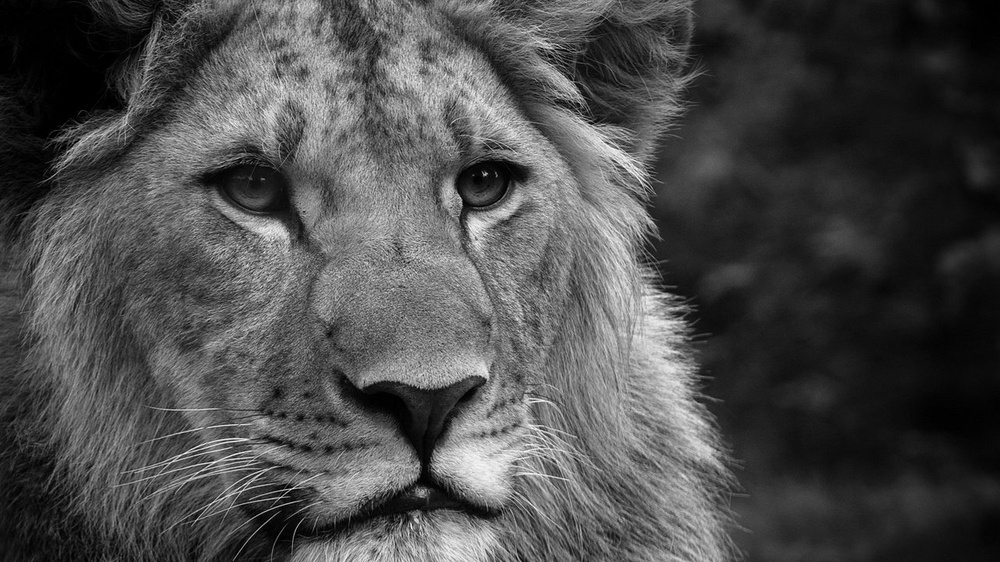
#> input picture vectorQuantization/grayscale.jpg, 1000 x 562 px, shrunk from 1920 x 1080 before the run
$ python compress.py
#> lines starting #> are read from the running program, lines starting #| are printed output that depends on the picture
import json
import cv2
import numpy as np


def image_to_matrix(image_path):
    img = cv2.imread(image_path, cv2.IMREAD_GRAYSCALE)
    if img is None:
        raise ValueError("Error: Unable to load image. Check the file path.")
    return img


def get_vectors(matrix, block_size):
    rows, cols = matrix.shape

    pad_rows = (block_size - (rows % block_size)) % block_size
    pad_cols = (block_size - (cols % block_size)) % block_size

    padded_matrix = np.pad(matrix, ((0, pad_rows), (0, pad_cols)), mode='edge')

    vectors = []

    for i in range(0, rows, block_size):
        for j in range(0, cols, block_size):
            submatrix = padded_matrix[i:i+block_size, j:j+block_size]
            vectors.append(submatrix.flatten())
    vectors = [(vectors[i], i) for i in range(len(vectors))]
    return vectors


def get_average(vectorsGroup):
    vectors = [v[0] for v in vectorsGroup]
    vectors = np.array(vectors)
    return np.mean(vectors, axis=0).tolist()


def go_left(avrageVector, vector2):
    countPositive = 0
    countNegative = 0
    for i in range(len(avrageVector)):
        if vector2[i] < avrageVector[i]:
            countPositive += 1
        else:
            countNegative += 1
    return countPositive > countNegative


def get_code_book(vectors, book_size):
    if book_size == 1 or len(vectors) == 1:
        return [vectors]

    vectorAverage = get_average(vectors)

    left = []
    right = []

    for vector in vectors:
        if go_left(vectorAverage, vector[0]):
            left.append(vector)
        else:
            right.append(vector)
    if len(left) == 0:
        return get_code_book(right, book_size)
    left_code_book = get_code_book(left, book_size // 2)
    right_code_book = get_code_book(right, book_size - len(left_code_book))
    return left_code_book + right_code_book


def compress(image_path, output_file, block_size, book_size):
    matrix = image_to_matrix(image_path)
#> in image_to_matrix, img is the input picture: shape (562, 1000); min 0, max 255, mean 76
    vectors = get_vectors(matrix, block_size)
#> in get_vectors, `padded_matrix = np.pad(matrix, ((0, pad_rows), (0, pad_cols)), mode='e..`:
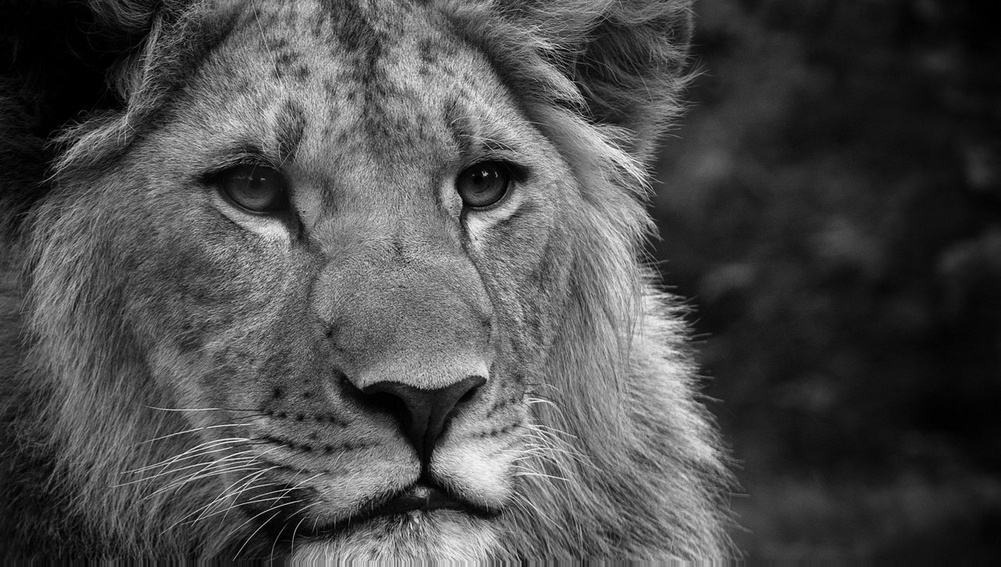
#> padded_matrix: shape (567, 1001); min 0, max 255, mean 75.9
#> after the loop in get_vectors, `for i in range(0, rows, block_size):`: vectors = 11583 items
#> vectors = 11583 items
    code_book = get_code_book(vectors, book_size)
#> in get_code_book, `vectorAverage = get_average(vectors)`: vectorAverage = 49 values, max 76.31 at index 22, min 75.6 at index 31, mean 75.92
#> after the loop in get_code_book, `for vector in vectors:`: left = 6169 items; right = 5414 items
#> in get_average (call 8), `vectors = np.array(vectors)`:
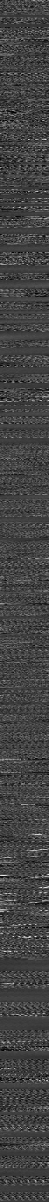
#> vectors: shape (1202, 49); min 0, max 236, mean 67
#> in get_average (call 12), `vectors = np.array(vectors)`:
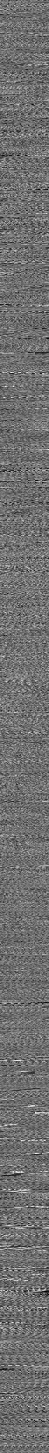
#> vectors: shape (1453, 49); min 0, max 243, mean 111.6
#> in get_average (call 14), `vectors = np.array(vectors)`:
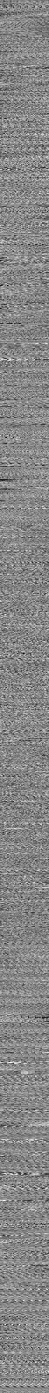
#> vectors: shape (1393, 49); min 5, max 254, mean 134.4
#> in get_average (call 15), `vectors = np.array(vectors)`:
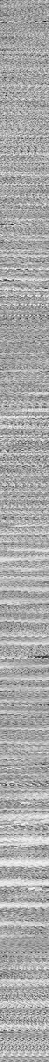
#> vectors: shape (1062, 49); min 11, max 255, mean 169.1
    q = [0] * len(vectors)
    averages = []
    for i in range(len(code_book)):
        averageVector = get_average(code_book[i])
        averageVector = [round(x) for x in averageVector]
        averages.append(averageVector)
        for vector in code_book[i]:
            q[vector[1]] = i
#> this loop made 16 passes
#> pass 1, in get_average (call 16), `vectors = np.array(vectors)`:
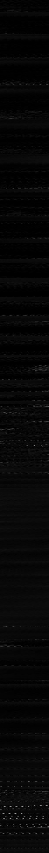
#> vectors: shape (853, 49); min 0, max 162, mean 6.6
#> pass 3, in get_average (call 18), `vectors = np.array(vectors)`:
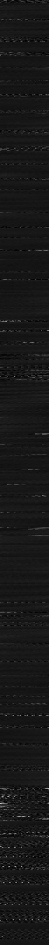
#> vectors: shape (945, 49); min 0, max 207, mean 23.8
    compressed = {}
    compressed["shape"] = matrix.shape
    compressed["blockSize"] = block_size
    compressed["codeBook"] = averages
    compressed["vectors"] = q
    with open(output_file, "w") as json_file:
        json.dump(compressed, json_file)


if __name__ == "__main__":
    image_path = "grayscale.jpg"
    output_file = "compressed.json"
    block_size = 7
    book_size = 16

    try:
        compress(image_path, output_file, block_size, book_size)

    except Exception as e:
        with open(output_file, "w") as f:
            f.write(f"Error: {str(e)}\n")
        print(f"Error occurred: {str(e)}")
